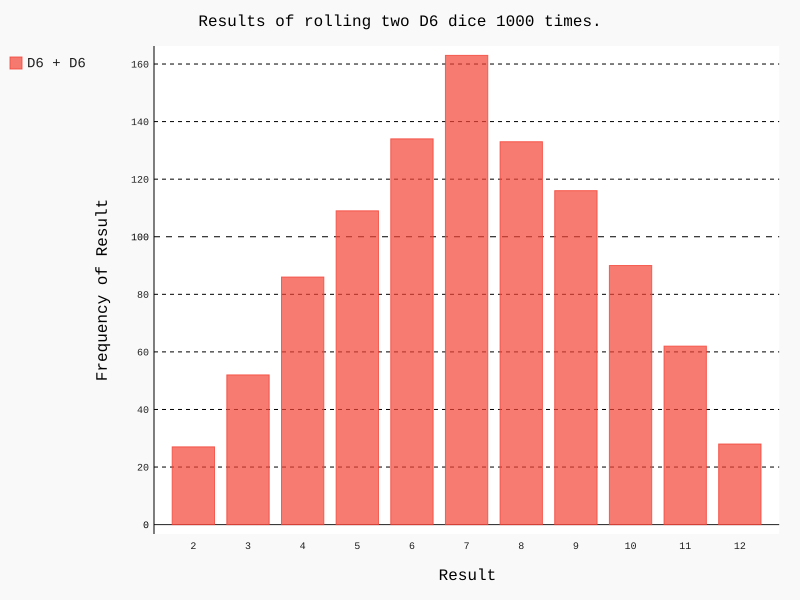

The script that drew this image:
from die import Die
import pygal

die_1 = Die()
die_2 = Die()
results = []
for roll_num in range(1000):
    result = die_1.roll() + die_2.roll()
    results.append(result)

frequencies = []
max_result = die_1.num_sides + die_2.num_sides
for value in range(2, max_result+1):
    frequency = results.count(value)
    frequencies.append(frequency)

hist = pygal.Bar()
hist.title = "Results of rolling two D6 dice 1000 times."
hist.x_labels = ['2', '3', '4', '5', '6', '7', '8', '9', '10', '11', '12']
hist.x_title = "Result"
hist.y_title = "Frequency of Result"
hist.add('D6 + D6', frequencies)
hist.render_to_file('die_visual.svg')
